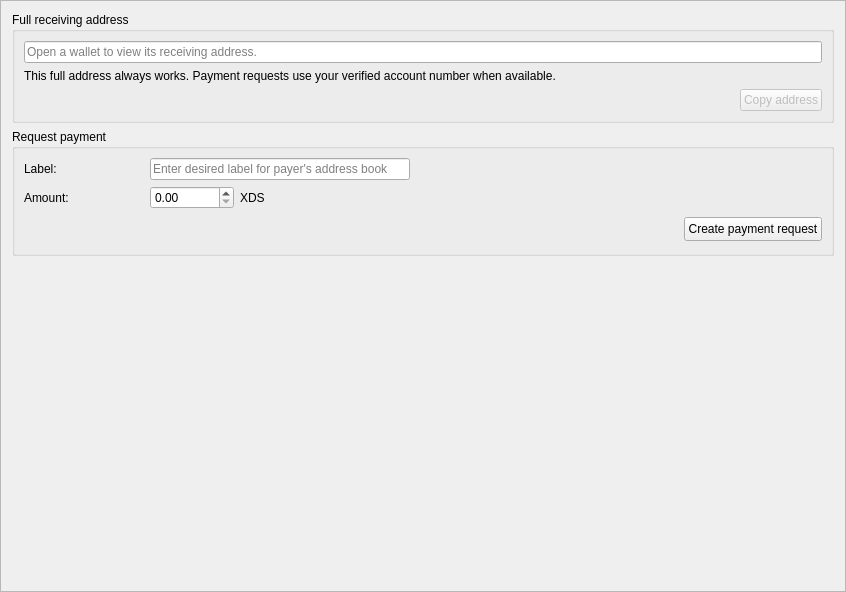
<?xml version="1.0" encoding="UTF-8"?>
<ui version="4.0">
 <class>ReceiveFrame</class>
 <widget class="QFrame" name="ReceiveFrame">
  <property name="geometry">
   <rect>
    <x>0</x>
    <y>0</y>
    <width>846</width>
    <height>592</height>
   </rect>
  </property>
  <property name="windowTitle">
   <string>Frame</string>
  </property>
  <property name="frameShape">
   <enum>QFrame::Shape::StyledPanel</enum>
  </property>
  <property name="frameShadow">
   <enum>QFrame::Shadow::Raised</enum>
  </property>
  <layout class="QVBoxLayout" name="verticalLayout" stretch="0,0,1">
   <item>
    <widget class="QGroupBox" name="m_addressGroup">
     <property name="sizePolicy">
       <sizepolicy hsizetype="Expanding" vsizetype="Maximum">
        <horstretch>0</horstretch>
        <verstretch>0</verstretch>
      </sizepolicy>
     </property>
     <property name="minimumSize">
      <size>
       <width>0</width>
        <height>0</height>
      </size>
     </property>
     <property name="title">
       <string>Full receiving address</string>
     </property>
     <layout class="QVBoxLayout" name="addressLayout">
      <item>
        <widget class="QLineEdit" name="m_addressText">
        <property name="toolTip">
         <string>Your full wallet address</string>
        </property>
        <property name="readOnly">
         <bool>true</bool>
        </property>
        <property name="placeholderText">
         <string>Open a wallet to view its receiving address.</string>
        </property>
        </widget>
       </item>
       <item>
        <widget class="QLabel" name="m_addressHintLabel">
         <property name="text">
          <string>This full address always works. Payment requests use your verified account number when available.</string>
         </property>
         <property name="wordWrap">
          <bool>true</bool>
         </property>
        </widget>
       </item>
      <item>
       <layout class="QHBoxLayout" name="addressActionsLayout">
        <item>
         <spacer name="addressActionsSpacer">
          <property name="orientation">
           <enum>Qt::Orientation::Horizontal</enum>
          </property>
          <property name="sizeHint" stdset="0">
           <size>
            <width>40</width>
            <height>20</height>
           </size>
          </property>
         </spacer>
        </item>
        <item>
         <widget class="QPushButton" name="m_copyAddressButton">
          <property name="enabled">
           <bool>false</bool>
          </property>
          <property name="text">
           <string>Copy address</string>
          </property>
          <property name="icon">
           <iconset resource="../../resources.qrc">
            <normaloff>:/icons/copy_white</normaloff>:/icons/copy_white</iconset>
          </property>
         </widget>
        </item>
       </layout>
      </item>
     </layout>
    </widget>
   </item>
   <item>
    <widget class="QFrame" name="m_requestPaymentFrame">
     <property name="minimumSize">
      <size>
       <width>0</width>
       <height>0</height>
      </size>
     </property>
     <layout class="QVBoxLayout" name="verticalLayout_3">
      <property name="spacing">
       <number>0</number>
      </property>
      <property name="leftMargin">
       <number>0</number>
      </property>
      <property name="topMargin">
       <number>0</number>
      </property>
      <property name="rightMargin">
       <number>0</number>
      </property>
      <item>
       <widget class="QGroupBox" name="groupBox">
        <property name="title">
         <string>Request payment</string>
        </property>
        <layout class="QGridLayout" name="gridLayout">
         <item row="0" column="0">
          <widget class="QLabel" name="label_7">
           <property name="text">
            <string>Label:</string>
           </property>
          </widget>
         </item>
         <item row="1" column="1">
          <layout class="QHBoxLayout" name="requestAmountLayout">
           <property name="spacing">
            <number>6</number>
           </property>
           <property name="leftMargin">
            <number>0</number>
           </property>
           <property name="topMargin">
            <number>0</number>
           </property>
           <property name="rightMargin">
            <number>0</number>
           </property>
           <property name="bottomMargin">
            <number>0</number>
           </property>
           <item>
            <widget class="QDoubleSpinBox" name="m_requestAmountSpin">
             <property name="sizePolicy">
              <sizepolicy hsizetype="Minimum" vsizetype="Fixed">
               <horstretch>0</horstretch>
               <verstretch>0</verstretch>
              </sizepolicy>
             </property>
             <property name="minimumSize">
              <size>
               <width>0</width>
               <height>0</height>
              </size>
             </property>
             <property name="baseSize">
              <size>
               <width>150</width>
               <height>0</height>
              </size>
             </property>
             <property name="locale">
              <locale language="English" country="UnitedStates"/>
             </property>
             <property name="decimals">
              <number>2</number>
             </property>
             <property name="minimum">
              <double>0.000000000000000</double>
             </property>
             <property name="maximum">
              <double>999999999999999.000000000000000</double>
             </property>
             <property name="singleStep">
              <double>1.000000000000000</double>
             </property>
             <property name="value">
              <double>0.000000000000000</double>
             </property>
            </widget>
           </item>
           <item>
            <widget class="QLabel" name="m_requestAmountCurrencyLabel">
             <property name="text">
              <string notr="true">XDS</string>
             </property>
            </widget>
           </item>
          </layout>
         </item>
         <item row="0" column="1" colspan="2">
          <widget class="QLineEdit" name="m_payerLabel">
           <property name="maxLength">
            <number>64</number>
           </property>
           <property name="placeholderText">
            <string>Enter desired label for payer's address book</string>
           </property>
          </widget>
         </item>
         <item row="1" column="0">
          <widget class="QLabel" name="label_3">
           <property name="text">
            <string>Amount:</string>
           </property>
          </widget>
         </item>
         <item row="0" column="3" colspan="3">
          <spacer name="horizontalSpacer_3">
           <property name="orientation">
            <enum>Qt::Orientation::Horizontal</enum>
           </property>
           <property name="sizeHint" stdset="0">
            <size>
             <width>361</width>
             <height>20</height>
            </size>
           </property>
          </spacer>
         </item>
         <item row="1" column="2" colspan="4">
          <spacer name="horizontalSpacer_4">
           <property name="orientation">
            <enum>Qt::Orientation::Horizontal</enum>
           </property>
           <property name="sizeHint" stdset="0">
            <size>
             <width>547</width>
             <height>20</height>
            </size>
           </property>
          </spacer>
         </item>
         <item row="2" column="0" colspan="6">
          <widget class="QFrame" name="m_bottomButtonsFrame">
           <property name="sizePolicy">
            <sizepolicy hsizetype="Expanding" vsizetype="Preferred">
             <horstretch>0</horstretch>
             <verstretch>0</verstretch>
            </sizepolicy>
           </property>
           <property name="minimumSize">
            <size>
             <width>0</width>
             <height>29</height>
            </size>
           </property>
           <property name="frameShape">
            <enum>QFrame::Shape::NoFrame</enum>
           </property>
           <property name="frameShadow">
            <enum>QFrame::Shadow::Raised</enum>
           </property>
           <layout class="QHBoxLayout" name="horizontalLayout">
            <property name="leftMargin">
             <number>0</number>
            </property>
            <property name="topMargin">
             <number>0</number>
            </property>
            <property name="rightMargin">
             <number>0</number>
            </property>
            <property name="bottomMargin">
             <number>0</number>
            </property>
            <item>
             <spacer name="horizontalSpacer">
              <property name="orientation">
               <enum>Qt::Orientation::Horizontal</enum>
              </property>
              <property name="sizeHint" stdset="0">
               <size>
                <width>40</width>
                <height>20</height>
               </size>
              </property>
             </spacer>
            </item>
            <item>
             <widget class="QPushButton" name="m_createPaymentRequest">
              <property name="minimumSize">
               <size>
                <width>0</width>
                <height>24</height>
               </size>
              </property>
              <property name="baseSize">
               <size>
                <width>0</width>
                <height>24</height>
               </size>
              </property>
              <property name="text">
               <string>Create payment request</string>
              </property>
             </widget>
            </item>
           </layout>
          </widget>
         </item>
        </layout>
       </widget>
      </item>
     </layout>
    </widget>
   </item>
   <item>
    <spacer name="receiveContentSpacer">
     <property name="orientation">
      <enum>Qt::Orientation::Vertical</enum>
     </property>
     <property name="sizeHint" stdset="0">
      <size>
       <width>20</width>
       <height>40</height>
      </size>
     </property>
    </spacer>
   </item>
  </layout>
 </widget>
 <tabstops>
  <tabstop>m_payerLabel</tabstop>
  <tabstop>m_requestAmountSpin</tabstop>
 </tabstops>
 <resources>
  <include location="../../resources.qrc"/>
 </resources>
 <connections>
  <connection>
   <sender>m_createPaymentRequest</sender>
   <signal>clicked()</signal>
   <receiver>ReceiveFrame</receiver>
   <slot>createRequestPaymentClicked()</slot>
   <hints>
    <hint type="sourcelabel">
     <x>736</x>
     <y>191</y>
    </hint>
    <hint type="destinationlabel">
     <x>422</x>
     <y>295</y>
    </hint>
   </hints>
  </connection>
 </connections>
 <slots>
  <slot>copyAddress()</slot>
  <slot>createRequestPaymentClicked()</slot>
 </slots>
</ui>
